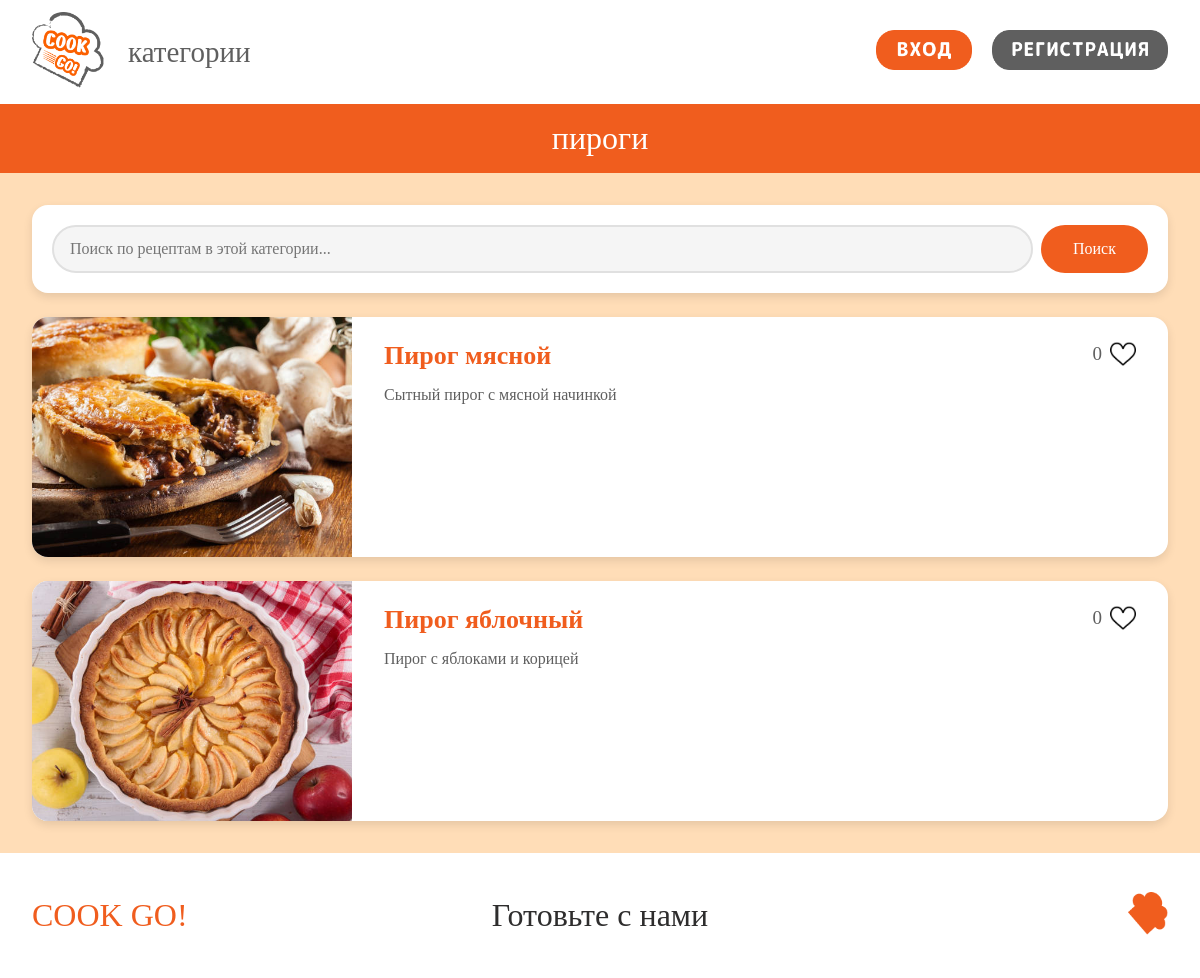
/Pages/recipes.php?category_id=1, run on the app's committed database.
### tables this page shows
CREATE TABLE `categories` (
  `id` int NOT NULL,
  `title` varchar(200) NOT NULL,
  `icon` varchar(255) NOT NULL
);

CREATE TABLE `recipes` (
  `id` int NOT NULL,
  `title` varchar(200) NOT NULL,
  `icon` varchar(255) NOT NULL,
  `description` text NOT NULL,
  `likes` varchar(20) NOT NULL,
  `categories` varchar(155) NOT NULL
);

### components/functions.php (called while the page is built, shortened)
<?php
function safe($str) {
    return htmlspecialchars($str, ENT_QUOTES, 'UTF-8');
}
?>

### Pages/recipes.php (the view, shortened to what this page needs)
<?php
$is_logged_in = isset($_SESSION['user_id']);
?>
<!DOCTYPE html>
<html lang="ru">
<head>
    <link rel="stylesheet" href="../components/style.css">
</head>
<body data-logged-in="<?php echo $is_logged_in ? 'true' : 'false'; ?>">
    <?php
    require_once '../components/connect.php';
    $category_id = $_GET['category_id'] ?? 0;
    $search = trim($_GET['search'] ?? '');
    $cat_query = "SELECT `title` FROM `categories` WHERE `id` = $category_id";
    $cat_result = mysqli_query($conn, $cat_query);
    $category = mysqli_fetch_array($cat_result);
    $category_title = safe($category['title'] ?? 'категория');
    ?>
    <my-header title="<?php echo $category_title; ?>" link-text="категории" link-url="categories.php"></my-header>
    <main>
        <div class="recipes-container">
            <div class="category-header">
                <p><?php echo $category_title; ?></p>
            </div>
            <div class="search-wrapper">
                <form method="GET" action="" class="search-form">
                    <input type="text" name="search" class="search-input" placeholder="Поиск по рецептам в этой категории..." value="<?php echo safe($search); ?>">
                    <button type="submit" class="search-btn">Поиск</button>
                </form>
            </div>
            <?php
            $query = "SELECT * FROM `recipes` WHERE `categories` = $category_id";
            $query .= " ORDER BY `id` DESC";
            $result = mysqli_query($conn, $query);
            $count = mysqli_num_rows($result);
            if ($count > 0) {
                echo "<div class='recipes-grid'>";
                while ($recipe = mysqli_fetch_array($result)) {
                    $id = $recipe['id'];
                    $title = safe($recipe['title']);
                    $icon = safe($recipe['icon']);
                    $description = safe($recipe['description']);
                    $likes = $recipe['likes'];
                    $category_title_encoded = urlencode($category_title);
                    echo "
                    <a href='recipe_card.php?recipe_id=$id&category_id=$category_id&category_title=$category_title_encoded' class='recipe-card'>
                        <div class='recipe-image'>
                            <img src='../images/recipes/$icon' alt='$title'>
                        </div>
                        <div class='recipe-info'>
                            <div class='recipe-text'>
                                <h2 class='recipe-title'>$title</h2>
                                <p class='recipe-description'>$description</p>
                            </div>
                            <div class='recipe-likes' data-recipe-id='$id'>
                                <span class='likes-count' id='likes-$id'>$likes</span>
                                <img src='../images/ui/heart-empty.png' class='heart-icon-small' id='heart-$id' alt='♥'>
                            </div>
                        </div>
                    </a>
                    ";
                }
                echo "</div>";
            }
            ?>
        </div>
    </main>
    <my-footer></my-footer>
</body>
</html>

### components/style.css (style rules this page uses)
body { background-color: #5f5f5f; margin: 0; min-height: 100vh; display: flex; flex-direction: column; }
main { flex: 1; }

### Pages/recipes.php (style rules this page uses)
body { background-color: #FFDDB7; }
.recipes-container { width: 100%; max-width: 1280px; margin: 0 auto; padding: 0 32px 32px 32px; box-sizing: border-box; }
.category-header { background-color: rgb(240, 93, 30); padding: 16px 0; margin: 0 0 32px 0; width: 100vw; position: relative; left: 50%; right: 50%; margin-left: -50vw; margin-right: -50vw; }
.category-header p { color: #ffffff; font-size: 32px; font-family: "MPlus"; margin: 0 auto; text-align: center; max-width: 1280px; }
.search-wrapper { margin-bottom: 24px; background-color: #ffffff; padding: 20px; border-radius: 16px; box-shadow: 0 4px 10px rgba(0, 0, 0, 0.1); }
.search-form { display: flex; gap: 8px; }
.search-input { flex: 1; padding: 13px 16px; font-size: 16px; font-family: "MPlus"; color: #333; background-color: #f5f5f5; border: 2px solid #e0e0e0; border-radius: 32px; outline: none; }
.search-btn { padding: 13px 32px; background-color: rgb(240, 93, 30); color: #ffffff; font-size: 16px; font-family: "MPlus"; border: none; border-radius: 32px; cursor: pointer; }
.recipes-grid { display: flex; flex-direction: column; gap: 24px; }
.recipe-card { display: flex; background-color: #ffffff; border-radius: 16px; box-shadow: 0 4px 10px rgba(0, 0, 0, 0.1); overflow: hidden; text-decoration: none; transition: transform 0.2s, box-shadow 0.2s; }
.recipe-image { width: 320px; height: 240px; flex-shrink: 0; background-color: #f5f5f5; }
.recipe-image img { width: 100%; height: 100%; object-fit: cover; }
.recipe-info { padding: 24px 32px; display: flex; flex: 1; gap: 24px; }
.recipe-text { flex: 1; }
.recipe-title { color: rgb(240, 93, 30); font-size: 26px; font-family: "MPlus"; margin: 0 0 12px 0; }
.recipe-description { color: #5f5f5f; font-size: 16px; font-family: "MPlus"; margin: 0; line-height: 1.5; }
.recipe-likes { display: flex; align-items: center; gap: 8px; align-self: flex-start; }
.likes-count { color: #5f5f5f; font-size: 19px; font-family: "MPlus"; }
.heart-icon-small { width: 26px; height: 26px; }

### data on the page
categories: title "пироги"
recipes: icon (picture), title "Пирог мясной", description "Сытный пирог с мясной начинкой", likes "0"
recipes: icon (picture), title "Пирог яблочный", description "Пирог с яблоками и корицей", likes "0"
